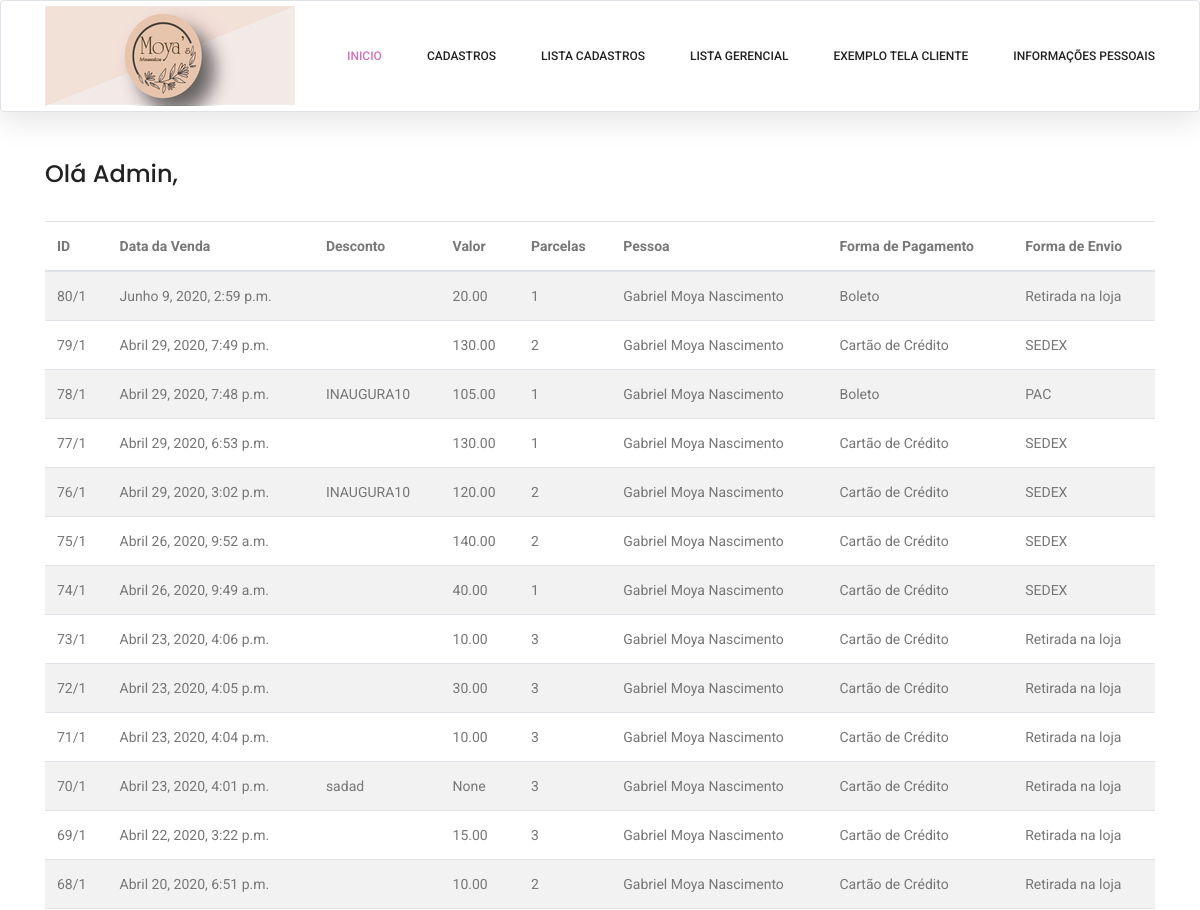
Page /adm/listar/vendas/ (signed in, upper part) on the earlier database version.
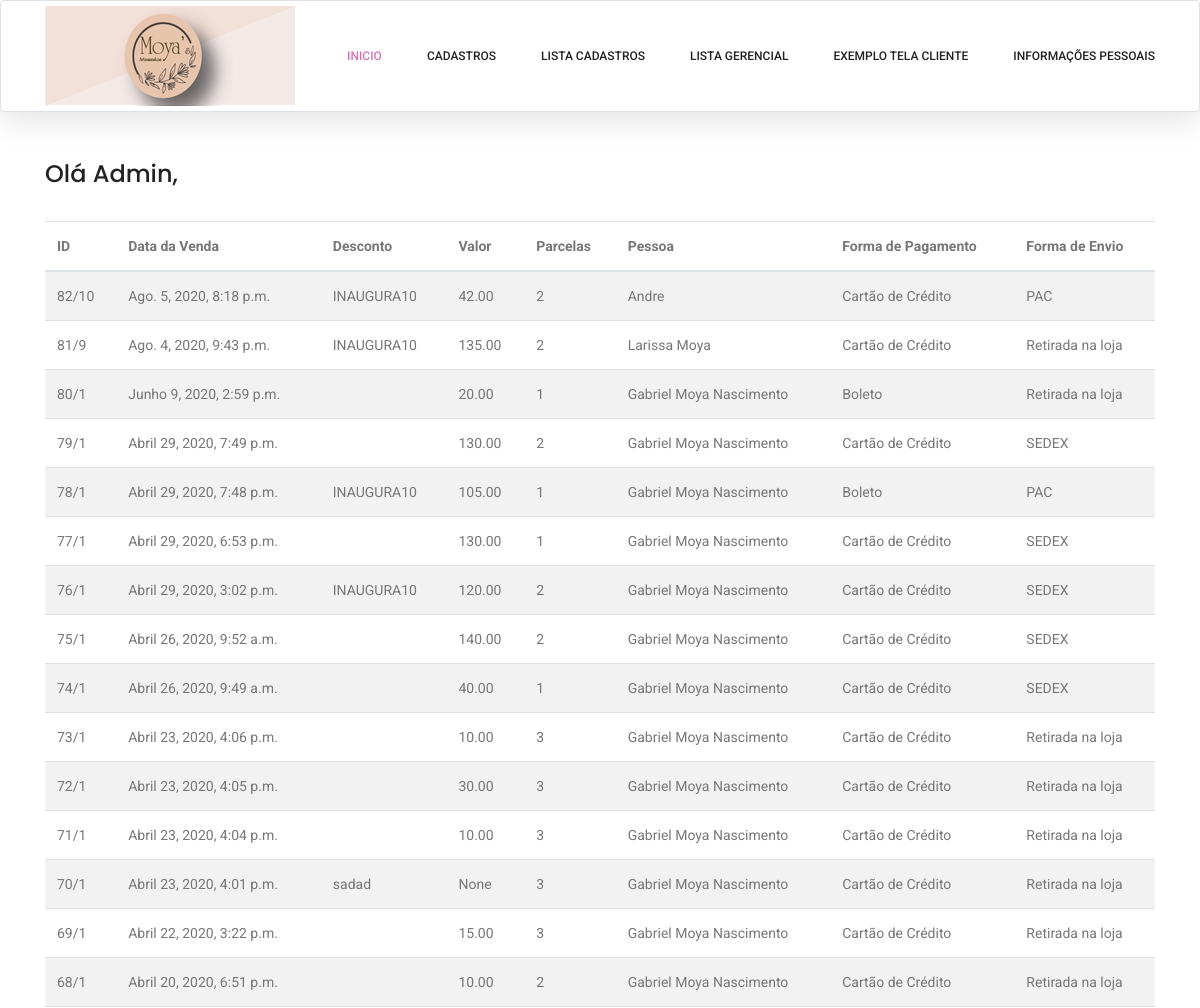
Same page on the later database version.
### cadastros/models.py (models this page shows, shortened)
class Venda(models.Model):
    PARCELA_CHOICES = (
          ("1","À Vista"),
          ("2","2x"),
          ("3","3x"),
    )
    data_da_venda = models.DateTimeField(auto_now=True)
    desconto = models.CharField(max_length=100, null=True, blank=True, verbose_name="cupom de desconto")
    valor = models.DecimalField(max_digits=50, decimal_places=2,null=True, blank=True)
    parcelas = models.CharField(max_length = 100, choices = PARCELA_CHOICES)
    forma_pagamento = models.ForeignKey(FormaPagamento, on_delete=models.PROTECT,null=True, blank=True)
    forma_envio = models.ForeignKey(FormaEnvio, on_delete=models.PROTECT,null=True, blank=True)
    usuario = models.ForeignKey(User, on_delete=models.PROTECT)
    class Meta:
        ordering = ["-pk"]

class Pessoa(models.Model):
    nome = models.CharField(max_length=50, verbose_name="Qual seu nome?", help_text="Digite seu nome completo", null=True)
    nascimento = models.DateField(verbose_name='data de nascimento', null=True)
    endereco = models.CharField(max_length=100, null=True)
    numero = models.CharField(max_length=10, verbose_name="Número", null=True)
    cep = models.CharField(max_length=25, null=True)
    rg = models.CharField(max_length=25, null=True)
    cpf = models.CharField(max_length=25, null=True, validators=[validate_CPF])
    telefone = models.CharField(max_length=25, null=True)
    cidade = models.ForeignKey(Cidade, on_delete=models.PROTECT, null=True)
    usuario = models.OneToOneField(User, on_delete=models.PROTECT)

class FormaPagamento(models.Model):
    nome = models.CharField(max_length=100)
    descricao = models.CharField(max_length=100)

class FormaEnvio(models.Model):
    nome = models.CharField(max_length=100)
    descricao = models.CharField(max_length=100)
    valor = models.DecimalField(max_digits=5, decimal_places=2)

### cadastros/views.py (the view)
# urls.py: path('adm/listar/vendas/', VendaList.as_view(), name="listar-vendas"),
class VendaList(GroupRequiredMixin, LoginRequiredMixin, ListView):
    model = Venda
    template_name = 'cadastros/listar_vendas.html'
    login_url = reverse_lazy('login')
    group_required = u"Administrador"
    def get_context_data(self, *args, **kwargs):
        context = super().get_context_data(*args, **kwargs)
        vendas = Venda.objects.all()
        context['vendas'] = vendas
        return context

### cadastros/templates/cadastros/listar_vendas.html (shortened to what this page needs)
{% extends 'cadastros/formulario.html' %}
{% load crispy_forms_tags %}
{% load static %}
{% block conteudo %}
<div class="container mt-5 py-5">
    <div class="row pt-5 mt-3">
        <div class="col-lg">
            {% if request.user.groups.all.0.name == "Administrador" %}
            <h3>Olá Admin,</h3><br>
            {% else %}
            <h3>Olá Funcionário,</h3><br>
            {% endif %}
            <table class="table table-striped" id="tabela-listar">
                <thead>
                    <tr>
                        <th>ID</th>
                        <th>Data da Venda</th>
                        <th>Desconto</th>
                        <th>Valor</th>
                        <th>Parcelas</th>
                        <th>Pessoa</th>
                        <th>Forma de Pagamento</th>
                        <th>Forma de Envio</th>
                    </tr>
                </thead>
                <tbody>
                    {% for venda in vendas %}
                    <tr>
                        <td>{{venda.pk}}/{{venda.usuario.pk}}</td>
                        <td>{{venda.data_da_venda}}</td>
                        <td>{{venda.desconto}}</td>
                        <td>{{venda.valor}}</td>
                        <td>{{venda.parcelas}}</td>
                        <td>{{venda.usuario.pessoa.nome}}</td>
                        <td>{{venda.forma_pagamento.nome}}</td>
                        <td>{{venda.forma_envio.nome}}</td>
                    </tr>
                    {% empty %}
                    <tr>
                        <td colspan="3">Nenhum venda Registrada!</td>
                    </tr>
                    {% endfor %}
                    </tbody>
            </table>
        </div>
    </div>
</div>
{% endblock %}
{%block styles%}
<link rel="stylesheet" type="text/css" href="https://cdn.datatables.net/v/bs4/dt-1.10.20/datatables.min.css" />
{%endblock%}

Differences in the rows shown:
added Venda: pk "82", usuario.pk "10", data_da_venda "Ago. 5, 2020, 8:18 p.m.", desconto "INAUGURA10", valor "42.00", parcelas "2", usuario.pessoa.nome "Andre", forma_pagamento.nome "Cartão de Crédito", forma_envio.nome "PAC"
added Venda: pk "81", usuario.pk "9", data_da_venda "Ago. 4, 2020, 9:43 p.m.", desconto "INAUGURA10", valor "135.00", parcelas "2", usuario.pessoa.nome "Larissa Moya", forma_pagamento.nome "Cartão de Crédito", forma_envio.nome "Retirada na loja"
